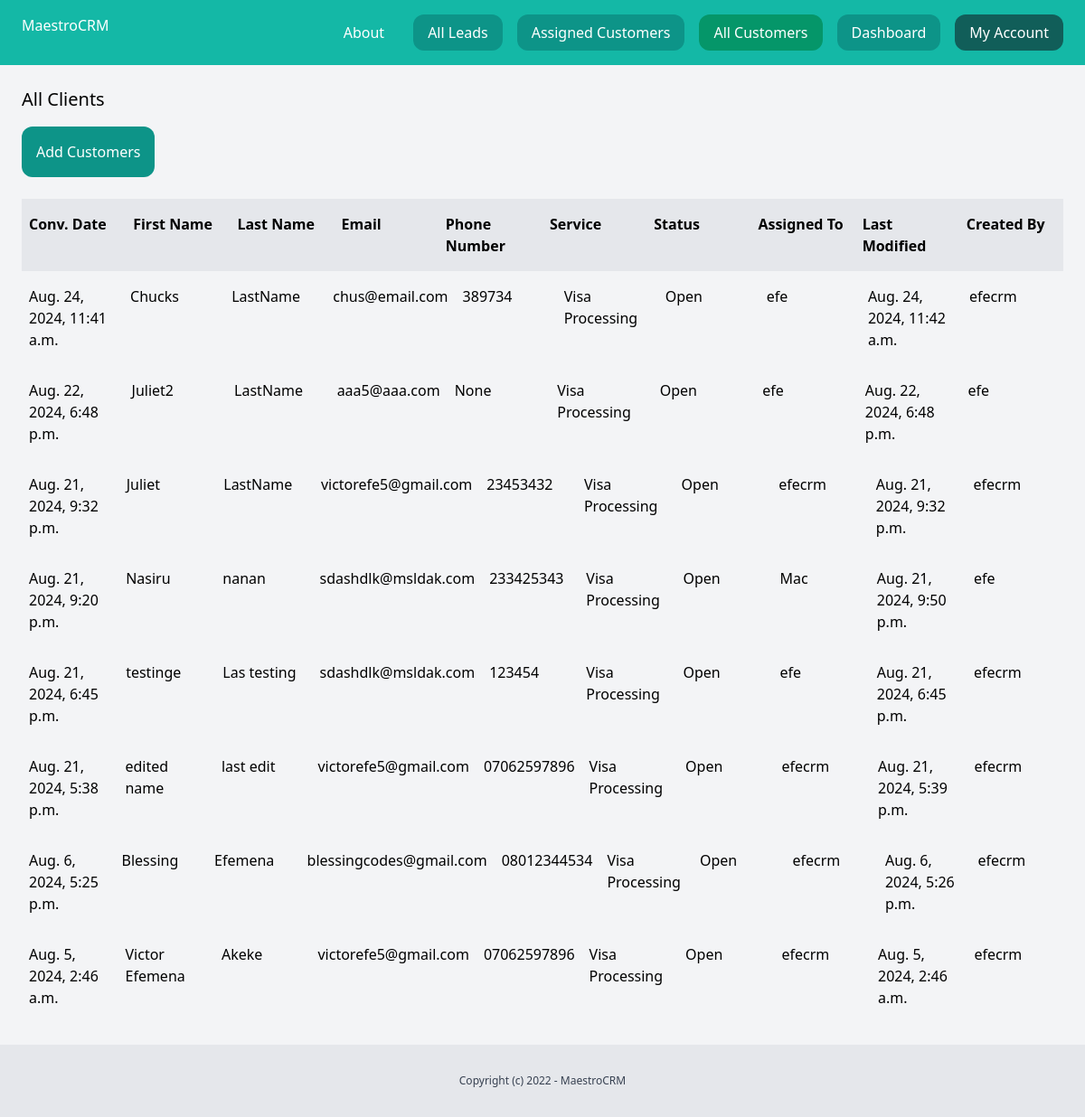
/dashboard/client/client/ (signed in), run on the app's committed database.
### client/models.py (models this page shows, shortened)
class Client(models.Model):
    team = models.ForeignKey(Team, related_name='clients', on_delete=models.CASCADE)
    first_name = models.CharField(max_length=255, default='FirstName')
    middle_name = models.CharField(max_length=255, blank=True, null=True)
    last_name = models.CharField(max_length=255, default='LastName')
    phone_number = models.CharField(max_length=20, blank=True, null=True)
    email = models.EmailField()
    services = models.CharField(max_length=50, choices=SERVICES_CHOICES, default='Visa Processing')
    status = models.CharField(max_length=50, choices=STATUS_CHOICES, default='open')
    open_date = models.DateTimeField(blank=True, null=True)
    close_date = models.DateTimeField(blank=True, null=True)
    assigned_to = models.ForeignKey(
        settings.AUTH_USER_MODEL,
        related_name='assigned_clients',
        on_delete=models.CASCADE,
        default=1  # Assuming user with ID 1 exists
    )
    traffic_source = models.CharField(max_length=255, blank=True, null=True)
    converted_by = models.ForeignKey(
        settings.AUTH_USER_MODEL,
        related_name='converted_clients',
        on_delete=models.CASCADE,
        default=1  # Assuming user with ID 1 exists
    )
    converted_at = models.DateTimeField(default=timezone.now)
    created_by = models.ForeignKey(User, related_name='clients', on_delete=models.CASCADE)
    created_at = models.DateTimeField(auto_now_add=True)
    modified_at = models.DateTimeField(auto_now=True)
    description = models.TextField(blank=True, null=True)
    class Meta:
        ordering= ('-created_at',)

### client/views.py (the view)
# urls.py: path('client/', views.client_list, name='list'),
@login_required
def client_list(request):
    user_team = Team.objects.filter(members=request.user).first()
    clients = Client.objects.filter(team=user_team)  # Fetch all clients without filtering by team
    return render(request, 'client/client_list.html', {
        'clients': clients,
    })

### client/templates/client/client_list.html (shortened to what this page needs)
{% extends 'core/base.html' %}
{% block content %}
<div class="py-6 px-6">
    <h1 class="mb-4 text-xl">All Clients</h1>
    <a href="{% url 'clients:add' %}" class="inline-block py-4 px-4 bg-teal-600 rounded-xl text-white">Add Customers</a>
    <div class="mt-6 flex justify-between">
        <p class="py-4 px-2 bg-gray-200 font-semibold w-full">Conv. Date</p>
        <p class="py-4 px-2 bg-gray-200 font-semibold w-full">First Name</p>
        <p class="py-4 px-2 bg-gray-200 font-semibold w-full">Last Name</p>
        <p class="py-4 px-2 bg-gray-200 font-semibold w-full">Email</p>
        <p class="py-4 px-2 bg-gray-200 font-semibold w-full">Phone Number</p>
        <p class="py-4 px-2 bg-gray-200 font-semibold w-full">Service</p>
        <p class="py-4 px-2 bg-gray-200 font-semibold w-full">Status</p>
        <p class="py-4 px-2 bg-gray-200 font-semibold w-full">Assigned To</p>
        <p class="py-4 px-2 bg-gray-200 font-semibold w-full">Last Modified</p>
        <p class="py-4 px-2 bg-gray-200 font-semibold w-full">Created By</p>
    </div>
    {% for client in clients %}
    <div class="flex justify-between">
        <p class="py-4 px-2 w-full {% cycle 'bg-gray-100' '' %}">{{ client.created_at }}</p>
        <p class="py-4 px-2 w-full {% cycle 'bg-gray-100' '' %}">
            <a href="{% url 'clients:detail' client.id %}">{{ client.first_name }}</a>
        </p>
        <p class="py-4 px-2 w-full {% cycle 'bg-gray-100' '' %}">
            <a href="{% url 'clients:detail' client.id %}">{{ client.last_name }}</a>
        </p>
        <p class="py-4 px-2 w-full {% cycle 'bg-gray-100' '' %}">{{ client.email }}</p>
        <p class="py-4 px-2 w-full {% cycle 'bg-gray-100' '' %}">{{ client.phone_number }}</p>
        <p class="py-4 px-2 w-full {% cycle 'bg-gray-100' '' %}">{{ client.get_services_display }}</p>
        <p class="py-4 px-2 w-full {% cycle 'bg-gray-100' '' %}">{{ client.get_status_display }}</p>
        <p class="py-4 px-2 w-full {% cycle 'bg-gray-100' '' %}">{{ client.assigned_to }}</p>
        <p class="py-4 px-2 w-full {% cycle 'bg-gray-100' '' %}">{{ client.modified_at }}</p>
        <p class="py-4 px-2 w-full {% cycle 'bg-gray-100' '' %}">{{ client.created_by }}</p>
    </div>
    {% empty %}
    <p>There are no clients in the database yet...</p>
    {% endfor %}
</div>
{% endblock %}

### core/templates/core/base.html (shortened to what this page needs)
{% load static %}
<!doctype html>
<html>
<head>
    <link rel="stylesheet" href="{% static 'main.min.css' %}">
    <link href="https://cdn.jsdelivr.net/npm/tailwindcss@2.2.19/dist/tailwind.min.css" rel="stylesheet">
</head>
<body class="bg-gray-100">
    {% include 'core/partials/nav.html' %}
    {% block content %}
    {% endblock %}
    {% include 'core/partials/footer.html' %}
</body>
</html>

### core/templates/core/partials/nav.html
<nav class="py-4 px-6 flex justify-between bg-teal-500">
    <a href="/" class="text-white">MaestroCRM</a>
    <div class="flex space-x-4">
        <a href="{% url 'about'%}" class="py-2 px-4 text-white">About</a>
        {% if request.user.is_authenticated %}
        <a href="{% url 'leads:list' %}" class="py-2 px-4 bg-teal-600 rounded-xl text-white">All Leads</a>
        <a href="{% url 'clients:assigned' %}" class="py-2 px-4 bg-teal-600 rounded-xl text-white">Assigned
            Customers</a>
        <a href="{% url 'clients:list' %}" class="py-2 px-4 bg-green-600 rounded-xl text-white">All Customers</a>
        <a href="{% url 'dashboard:index' %}" class="py-2 px-4 bg-teal-600 rounded-xl text-white">Dashboard</a>
        <a href="{% url 'userprofiles:myaccount' %}" class="py-2 px-4 bg-teal-800 rounded-xl text-white">My Account</a>
        {% else %}
        <a href="{% url 'login' %}" class="py-2 px-4 bg-teal-600 rounded-xl text-white">Log In</a>
        <a href="{% url 'userprofiles:signup' %}" class="py-2 px-4 bg-teal-400 rounded-xl text-white">Sign Up</a>
        {% endif %}
    </div>
</nav>

### core/templates/core/partials/footer.html
<footer class="py-8 text-center bg-gray-200">
    <p class="text-xs text-gray-700">Copyright (c) 2022 - MaestroCRM</p>
</footer>

### data on the page
Client: created_at "Aug. 24, 2024, 11:41 a.m.", first_name "Chucks", last_name "LastName", email "chus@email.com", phone_number "389734", services "Visa Processing", status "Open", assigned_to "efe", modified_at "Aug. 24, 2024, 11:42 a.m.", created_by "efecrm"
Client: created_at "Aug. 22, 2024, 6:48 p.m.", first_name "Juliet2", last_name "LastName", email "aaa5@aaa.com", phone_number "None", services "Visa Processing", status "Open", assigned_to "efe", modified_at "Aug. 22, 2024, 6:48 p.m.", created_by "efe"
Client: created_at "Aug. 21, 2024, 9:32 p.m.", first_name "Juliet", last_name "LastName", email "victorefe5@gmail.com", phone_number "23453432", services "Visa Processing", status "Open", assigned_to "efecrm", modified_at "Aug. 21, 2024, 9:32 p.m.", created_by "efecrm"
Client: created_at "Aug. 21, 2024, 9:20 p.m.", first_name "Nasiru", last_name "nanan", email "sdashdlk@msldak.com", phone_number "233425343", services "Visa Processing", status "Open", assigned_to "Mac", modified_at "Aug. 21, 2024, 9:50 p.m.", created_by "efe"
Client: created_at "Aug. 21, 2024, 6:45 p.m.", first_name "testinge", last_name "Las testing", email "sdashdlk@msldak.com", phone_number "123454", services "Visa Processing", status "Open", assigned_to "efe", modified_at "Aug. 21, 2024, 6:45 p.m.", created_by "efecrm"
Client: created_at "Aug. 21, 2024, 5:38 p.m.", first_name "edited name", last_name "last edit", email "victorefe5@gmail.com", phone_number "07062597896", services "Visa Processing", status "Open", assigned_to "efecrm", modified_at "Aug. 21, 2024, 5:39 p.m.", created_by "efecrm"
Client: created_at "Aug. 6, 2024, 5:25 p.m.", first_name "Blessing", last_name "Efemena", email "blessingcodes@gmail.com", phone_number "08012344534", services "Visa Processing", status "Open", assigned_to "efecrm", modified_at "Aug. 6, 2024, 5:26 p.m.", created_by "efecrm"
Client: created_at "Aug. 5, 2024, 2:46 a.m.", first_name "Victor Efemena", last_name "Akeke", email "victorefe5@gmail.com", phone_number "07062597896", services "Visa Processing", status "Open", assigned_to "efecrm", modified_at "Aug. 5, 2024, 2:46 a.m.", created_by "efecrm"
